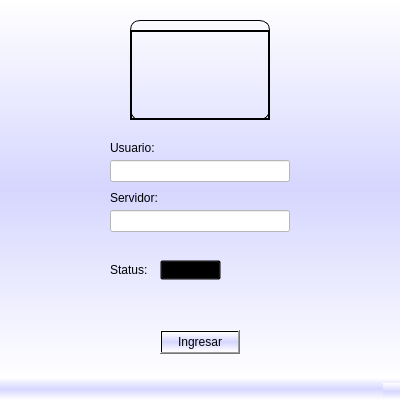
<?xml version="1.0" encoding="UTF-8"?>
<ui version="4.0">
 <class>MainWindow</class>
 <widget class="QMainWindow" name="MainWindow">
  <property name="geometry">
   <rect>
    <x>0</x>
    <y>0</y>
    <width>400</width>
    <height>400</height>
   </rect>
  </property>
  <property name="minimumSize">
   <size>
    <width>400</width>
    <height>400</height>
   </size>
  </property>
  <property name="maximumSize">
   <size>
    <width>401</width>
    <height>400</height>
   </size>
  </property>
  <property name="windowTitle">
   <string>MainWindow</string>
  </property>
  <property name="styleSheet">
   <string notr="true">background-color: qlineargradient(spread:pad, x1:0, y1:0, x2:0 ,y2:1,stop:0 rgba(255, 255, 255, 255), stop:0.5 rgba(214,214,255,255), stop:1 rgba(255,255,255,255));</string>
  </property>
  <widget class="QWidget" name="centralwidget">
   <widget class="QLabel" name="label">
    <property name="geometry">
     <rect>
      <x>110</x>
      <y>140</y>
      <width>101</width>
      <height>16</height>
     </rect>
    </property>
    <property name="autoFillBackground">
     <bool>false</bool>
    </property>
    <property name="styleSheet">
     <string notr="true">background-color: transparent;</string>
    </property>
    <property name="text">
     <string>Usuario:</string>
    </property>
   </widget>
   <widget class="QLabel" name="label_2">
    <property name="geometry">
     <rect>
      <x>110</x>
      <y>190</y>
      <width>101</width>
      <height>16</height>
     </rect>
    </property>
    <property name="autoFillBackground">
     <bool>false</bool>
    </property>
    <property name="styleSheet">
     <string notr="true">background-color: transparent;</string>
    </property>
    <property name="text">
     <string>Servidor:</string>
    </property>
   </widget>
   <widget class="QLabel" name="label_3">
    <property name="geometry">
     <rect>
      <x>110</x>
      <y>260</y>
      <width>82</width>
      <height>20</height>
     </rect>
    </property>
    <property name="autoFillBackground">
     <bool>false</bool>
    </property>
    <property name="styleSheet">
     <string notr="true">background-color: transparent;</string>
    </property>
    <property name="text">
     <string>Status: </string>
    </property>
   </widget>
   <widget class="QComboBox" name="comboBox">
    <property name="geometry">
     <rect>
      <x>160</x>
      <y>260</y>
      <width>61</width>
      <height>20</height>
     </rect>
    </property>
    <property name="styleSheet">
     <string notr="true">background-color: transparent;
</string>
    </property>
    <item>
     <property name="text">
      <string>Online</string>
     </property>
    </item>
    <item>
     <property name="text">
      <string>Offline</string>
     </property>
    </item>
   </widget>
   <widget class="QLabel" name="label_4">
    <property name="geometry">
     <rect>
      <x>130</x>
      <y>30</y>
      <width>140</width>
      <height>90</height>
     </rect>
    </property>
    <property name="styleSheet">
     <string notr="true">background-color: transparent;
border: 2px solid black;
border-image: url(:/cct/logo3.png);</string>
    </property>
    <property name="text">
     <string/>
    </property>
   </widget>
   <widget class="QLabel" name="label_5">
    <property name="geometry">
     <rect>
      <x>130</x>
      <y>20</y>
      <width>140</width>
      <height>100</height>
     </rect>
    </property>
    <property name="styleSheet">
     <string notr="true">border: 1px solid black;
background-color: transparent;
border-radius: 10px;
</string>
    </property>
    <property name="text">
     <string/>
    </property>
   </widget>
   <widget class="QPushButton" name="Ingresar">
    <property name="geometry">
     <rect>
      <x>160</x>
      <y>330</y>
      <width>80</width>
      <height>24</height>
     </rect>
    </property>
    <property name="text">
     <string>Ingresar</string>
    </property>
   </widget>
   <widget class="QLineEdit" name="lineEdit">
    <property name="geometry">
     <rect>
      <x>110</x>
      <y>160</y>
      <width>180</width>
      <height>22</height>
     </rect>
    </property>
    <property name="styleSheet">
     <string notr="true">background-color: rgb(255, 255, 255);</string>
    </property>
   </widget>
   <widget class="QLineEdit" name="lineEdit_2">
    <property name="geometry">
     <rect>
      <x>110</x>
      <y>210</y>
      <width>180</width>
      <height>22</height>
     </rect>
    </property>
    <property name="styleSheet">
     <string notr="true">background-color: rgb(255, 255, 255);</string>
    </property>
   </widget>
  </widget>
  <widget class="QStatusBar" name="statusbar"/>
 </widget>
 <resources/>
 <connections/>
</ui>
